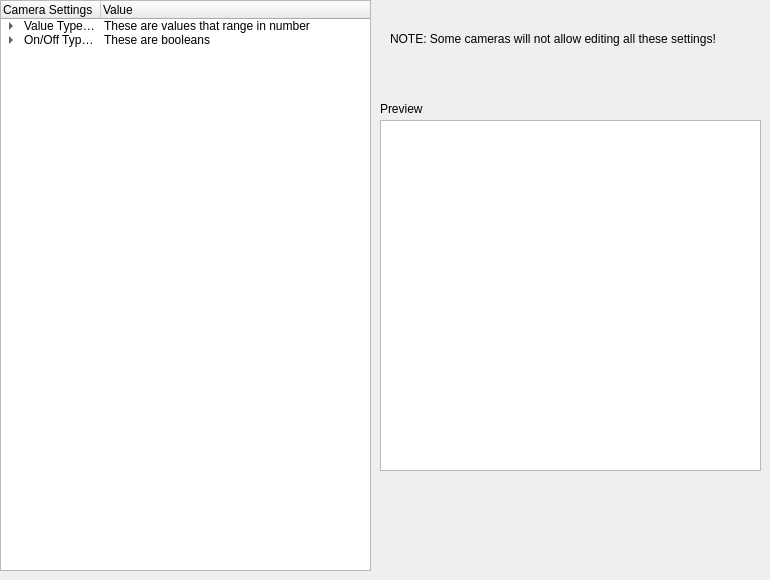
     <widget class="QWidget" name="camera_settings">
      <attribute name="title">
       <string>Camera Settings</string>
      </attribute>
      <widget class="QTreeWidget" name="camera_settings_2">
       <property name="geometry">
        <rect>
         <x>0</x>
         <y>0</y>
         <width>371</width>
         <height>571</height>
        </rect>
       </property>
       <property name="inputMethodHints">
        <set>Qt::ImhDigitsOnly</set>
       </property>
       <column>
        <property name="text">
         <string>Camera Settings</string>
        </property>
       </column>
       <column>
        <property name="text">
         <string>Value</string>
        </property>
       </column>
       <item>
        <property name="text">
         <string>Value Type Settings</string>
        </property>
        <property name="text">
         <string>These are values that range in number</string>
        </property>
        <item>
         <property name="text">
          <string>White Balance Temperature  </string>
         </property>
         <property name="text">
          <string/>
         </property>
         <property name="flags">
          <set>ItemIsSelectable|ItemIsEnabled</set>
         </property>
         <item>
          <property name="text">
           <string>Value (2000-6500)</string>
          </property>
          <property name="text">
           <string>4000</string>
          </property>
         </item>
        </item>
        <item>
         <property name="text">
          <string>Zoom</string>
         </property>
         <property name="text">
          <string/>
         </property>
         <property name="flags">
          <set>ItemIsSelectable|ItemIsEnabled</set>
         </property>
         <item>
          <property name="text">
           <string>Value  (100-500)</string>
          </property>
          <property name="text">
           <string>100</string>
          </property>
          <property name="flags">
           <set>ItemIsSelectable|ItemIsEditable|ItemIsEnabled</set>
          </property>
         </item>
        </item>
        <item>
         <property name="text">
          <string>Focus </string>
         </property>
         <property name="text">
          <string/>
         </property>
         <property name="flags">
          <set>ItemIsSelectable|ItemIsDragEnabled|ItemIsEnabled</set>
         </property>
         <item>
          <property name="text">
           <string>Value (0-250)</string>
          </property>
          <property name="text">
           <string>0</string>
          </property>
          <property name="flags">
           <set>ItemIsSelectable|ItemIsEditable|ItemIsEnabled</set>
          </property>
         </item>
        </item>
        <item>
         <property name="text">
          <string>Tilt</string>
         </property>
         <property name="text">
          <string/>
         </property>
         <property name="flags">
          <set>ItemIsSelectable|ItemIsEnabled</set>
         </property>
         <item>
          <property name="text">
           <string>Value  (-36000 to 36000)</string>
          </property>
          <property name="text">
           <string>3600</string>
          </property>
          <property name="flags">
           <set>ItemIsSelectable|ItemIsEditable|ItemIsEnabled</set>
          </property>
         </item>
        </item>
        <item>
         <property name="text">
          <string>Pan</string>
         </property>
         <property name="text">
          <string/>
         </property>
         <property name="flags">
          <set>ItemIsSelectable|ItemIsEnabled</set>
         </property>
         <item>
          <property name="text">
           <string>Value  (-36000 to 36000)</string>
          </property>
          <property name="text">
           <string>3600</string>
          </property>
          <property name="flags">
           <set>ItemIsSelectable|ItemIsEditable|ItemIsUserCheckable|ItemIsEnabled</set>
          </property>
         </item>
        </item>
        <item>
         <property name="text">
          <string>Exposure</string>
         </property>
         <property name="text">
          <string/>
         </property>
         <property name="flags">
          <set>ItemIsSelectable|ItemIsEnabled</set>
         </property>
         <item>
          <property name="text">
           <string>Value  (3-2047)</string>
          </property>
          <property name="text">
           <string>100</string>
          </property>
          <property name="flags">
           <set>ItemIsSelectable|ItemIsEditable|ItemIsUserCheckable|ItemIsEnabled</set>
          </property>
         </item>
        </item>
        <item>
         <property name="text">
          <string>Sharpness</string>
         </property>
         <property name="text">
          <string/>
         </property>
         <property name="flags">
          <set>ItemIsSelectable|ItemIsEnabled</set>
         </property>
         <item>
          <property name="text">
           <string>Value  (0-255)</string>
          </property>
          <property name="text">
           <string>128</string>
          </property>
          <property name="flags">
           <set>ItemIsSelectable|ItemIsEditable|ItemIsUserCheckable|ItemIsEnabled</set>
          </property>
         </item>
        </item>
        <item>
         <property name="text">
          <string>Gain </string>
         </property>
         <property name="text">
          <string/>
         </property>
         <property name="flags">
          <set>ItemIsSelectable|ItemIsEnabled</set>
         </property>
         <item>
          <property name="text">
           <string>Value (0-255)</string>
          </property>
          <property name="text">
           <string>0</string>
          </property>
          <property name="flags">
           <set>ItemIsSelectable|ItemIsEditable|ItemIsUserCheckable|ItemIsEnabled</set>
          </property>
         </item>
        </item>
        <item>
         <property name="text">
          <string>Brightness </string>
         </property>
         <property name="text">
          <string/>
         </property>
         <property name="flags">
          <set>ItemIsSelectable|ItemIsEnabled</set>
         </property>
         <item>
          <property name="text">
           <string>Value (0-255)</string>
          </property>
          <property name="text">
           <string>128</string>
          </property>
          <property name="flags">
           <set>ItemIsSelectable|ItemIsEditable|ItemIsUserCheckable|ItemIsEnabled</set>
          </property>
         </item>
        </item>
        <item>
         <property name="text">
          <string>Contrast </string>
         </property>
         <property name="text">
          <string/>
         </property>
         <property name="flags">
          <set>ItemIsSelectable|ItemIsEnabled</set>
         </property>
         <item>
          <property name="text">
           <string> Value (0-255)</string>
          </property>
          <property name="text">
           <string>128</string>
          </property>
          <property name="flags">
           <set>ItemIsSelectable|ItemIsEditable|ItemIsEnabled</set>
          </property>
         </item>
        </item>
        <item>
         <property name="text">
          <string>Saturation </string>
         </property>
         <property name="text">
          <string/>
         </property>
         <property name="flags">
          <set>ItemIsSelectable|ItemIsEnabled</set>
         </property>
         <item>
          <property name="text">
           <string>Value (0-255)</string>
          </property>
          <property name="text">
           <string>128</string>
          </property>
          <property name="flags">
           <set>ItemIsSelectable|ItemIsEditable|ItemIsEnabled</set>
          </property>
         </item>
        </item>
       </item>
       <item>
        <property name="text">
         <string>On/Off Type Settings</string>
        </property>
        <property name="text">
         <string>These are booleans</string>
        </property>
        <item>
         <property name="text">
          <string>white_balance_temperature_auto</string>
         </property>
         <property name="text">
          <string/>
         </property>
         <property name="flags">
          <set>ItemIsSelectable|ItemIsEnabled</set>
         </property>
         <item>
          <property name="text">
           <string>Value (Can only be 1)</string>
          </property>
          <property name="text">
           <string>1</string>
          </property>
          <property name="flags">
           <set>ItemIsSelectable|ItemIsEditable|ItemIsEnabled</set>
          </property>
         </item>
        </item>
        <item>
         <property name="text">
          <string>power_line_frequency </string>
         </property>
         <property name="text">
          <string/>
         </property>
         <property name="flags">
          <set>ItemIsSelectable|ItemIsEnabled</set>
         </property>
         <item>
          <property name="text">
           <string>Value (0-2)</string>
          </property>
          <property name="text">
           <string>0</string>
          </property>
          <property name="flags">
           <set>ItemIsSelectable|ItemIsEditable|ItemIsEnabled</set>
          </property>
         </item>
        </item>
        <item>
         <property name="text">
          <string>backlight_compensation</string>
         </property>
         <property name="text">
          <string/>
         </property>
         <property name="flags">
          <set>ItemIsSelectable|ItemIsEnabled</set>
         </property>
         <item>
          <property name="text">
           <string>Value (0-1)</string>
          </property>
          <property name="text">
           <string>0</string>
          </property>
          <property name="flags">
           <set>ItemIsSelectable|ItemIsEditable|ItemIsEnabled</set>
          </property>
         </item>
        </item>
        <item>
         <property name="text">
          <string>exposure_auto</string>
         </property>
         <property name="text">
          <string/>
         </property>
         <property name="flags">
          <set>ItemIsSelectable|ItemIsEnabled</set>
         </property>
         <item>
          <property name="text">
           <string>Value (0-3)</string>
          </property>
          <property name="text">
           <string>3</string>
          </property>
          <property name="flags">
           <set>ItemIsSelectable|ItemIsEditable|ItemIsEnabled</set>
          </property>
         </item>
        </item>
        <item>
         <property name="text">
          <string>exposure_auto_priority</string>
         </property>
         <property name="text">
          <string/>
         </property>
         <property name="flags">
          <set>ItemIsSelectable|ItemIsEnabled</set>
         </property>
         <item>
          <property name="text">
           <string>Value (0-1)</string>
          </property>
          <property name="text">
           <string>0</string>
          </property>
          <property name="flags">
           <set>ItemIsSelectable|ItemIsEditable|ItemIsEnabled</set>
          </property>
         </item>
        </item>
        <item>
         <property name="text">
          <string>focus_auto</string>
         </property>
         <property name="text">
          <string/>
         </property>
         <property name="flags">
          <set>ItemIsSelectable|ItemIsEnabled</set>
         </property>
         <item>
          <property name="text">
           <string>Value (Can only be 1)</string>
          </property>
          <property name="text">
           <string>1</string>
          </property>
          <property name="flags">
           <set>ItemIsSelectable|ItemIsEditable|ItemIsEnabled</set>
          </property>
         </item>
        </item>
       </item>
      </widget>
      <widget class="QGraphicsView" name="graphicsView">
       <property name="geometry">
        <rect>
         <x>380</x>
         <y>120</y>
         <width>381</width>
         <height>351</height>
        </rect>
       </property>
      </widget>
      <widget class="QLabel" name="label_4">
       <property name="geometry">
        <rect>
         <x>380</x>
         <y>100</y>
         <width>56</width>
         <height>17</height>
        </rect>
       </property>
       <property name="text">
        <string>Preview</string>
       </property>
      </widget>
      <widget class="QLabel" name="label_2">
       <property name="geometry">
        <rect>
         <x>390</x>
         <y>30</y>
         <width>361</width>
         <height>17</height>
        </rect>
       </property>
       <property name="text">
        <string>NOTE: Some cameras will not allow editing all these settings!</string>
       </property>
      </widget>
     </widget>
